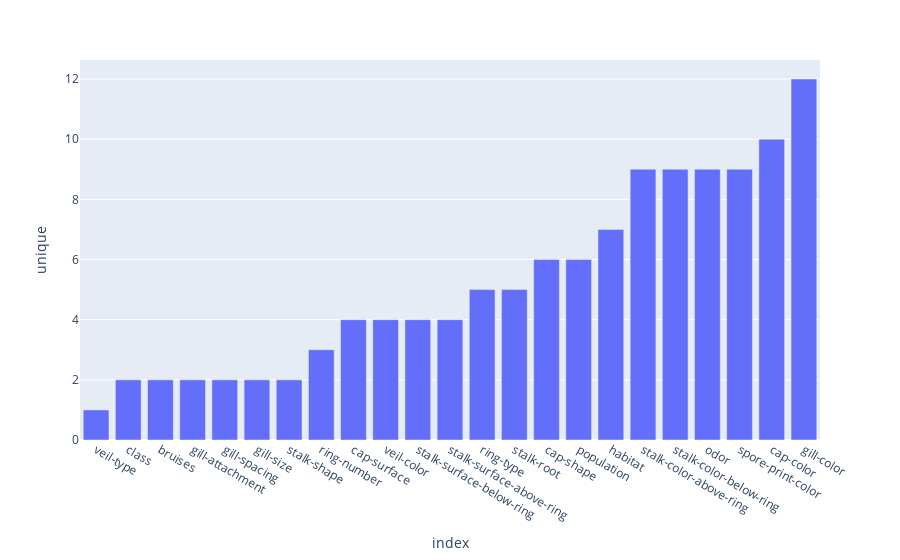

The notebook cell saved with this chart:
### Code cell
fig = px.bar(unique_feat,x='index',y='unique')
fig.show()

### Figure 1 — Plotly figure (JSON) as saved in the notebook; plotly's stock layout.template omitted (floating-point values rounded to 4 significant figures)
{"data": [{"alignmentgroup": "True", "hovertemplate": "index=%{x}<br>unique=%{y}<extra></extra>", "legendgroup": "", "marker": {"color": "#636efa", "pattern": {"shape": ""}}, "name": "", "offsetgroup": "", "orientation": "v", "showlegend": false, "textposition": "auto", "type": "bar", "x": ["veil-type", "class", "bruises", "gill-attachment", "gill-spacing", "gill-size", "stalk-shape", "ring-number", "cap-surface", "veil-color", "stalk-surface-below-ring", "stalk-surface-above-ring", "ring-type", "stalk-root", "cap-shape", "population", "habitat", "stalk-color-above-ring", "stalk-color-below-ring", "odor", "spore-print-color", "cap-color", "gill-color"], "xaxis": "x", "y": [1, 2, 2, 2, 2, 2, 2, 3, 4, 4, 4, 4, 5, 5, 6, 6, 7, 9, 9, 9, 9, 10, 12], "yaxis": "y"}], "layout": {"autosize": true, "barmode": "relative", "legend": {"tracegroupgap": 0}, "margin": {"t": 60}, "xaxis": {"anchor": "y", "autorange": true, "domain": [0, 1], "range": [-0.5, 22.5], "title": {"text": "index"}, "type": "category"}, "yaxis": {"anchor": "x", "autorange": true, "domain": [0, 1], "range": [0, 12.63], "title": {"text": "unique"}, "type": "linear"}}}
